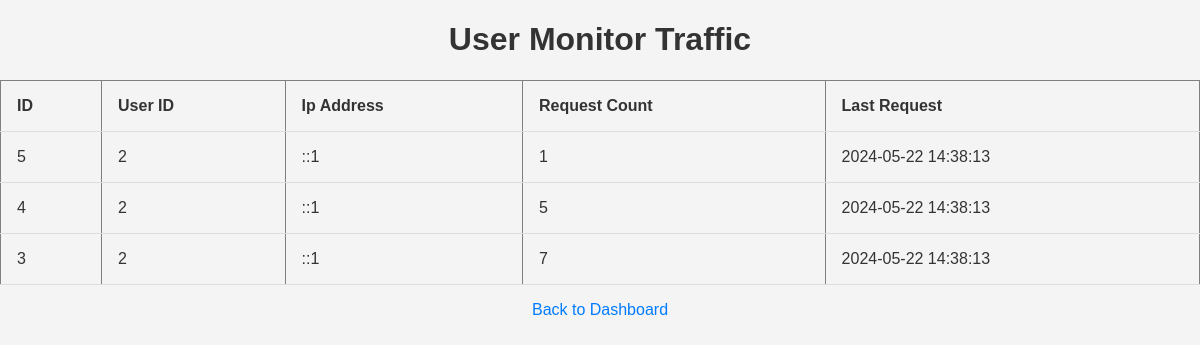
Page /admin_monitor_traffic.php (signed in) on the committed database.
### tables this page shows
CREATE TABLE `traffic_monitor` (
  `id` int(11) NOT NULL AUTO_INCREMENT,
  `user_id` int(11) DEFAULT NULL,
  `ip_address` varchar(45) NOT NULL,
  `request_count` int(11) DEFAULT 1,
  `last_request` timestamp NOT NULL DEFAULT current_timestamp() ON UPDATE current_timestamp(),
  PRIMARY KEY (`id`)
);

### admin_monitor_traffic.php (the view, shortened to what this page needs)
<?php
require_once 'connection.php';
$sql = "SELECT traffic_monitor.id, traffic_monitor.user_id, traffic_monitor.ip_address, traffic_monitor.request_count, traffic_monitor.last_request
        FROM traffic_monitor
        JOIN users ON traffic_monitor.user_id = users.id
        ORDER BY traffic_monitor.last_request DESC";
$result = $conn->query($sql);
?>
<!DOCTYPE html>
<html lang="en">
<head>
    <link rel="stylesheet" href="css/styles.css">
</head>
<body>
    <h1>User Monitor Traffic</h1>
    <table border="1">
        <thead>
            <tr>
                <th>ID</th>
                <th>User ID</th>
                <th>Ip Address</th>
                <th>Request Count</th>
                <th>Last Request</th>
            </tr>
        </thead>
        <tbody>
            <?php
            if ($result->num_rows > 0) {
                while ($row = $result->fetch_assoc()) {
                    echo "<tr>";
                    echo "<td>" . htmlspecialchars($row['id']) . "</td>";
                    echo "<td>" . htmlspecialchars($row['user_id']) . "</td>";
                    echo "<td>" . htmlspecialchars($row['ip_address']) . "</td>";
                    echo "<td>" . htmlspecialchars($row['request_count']) . "</td>";
                    echo "<td>" . htmlspecialchars($row['last_request']) . "</td>";
                    echo "</tr>";
                }
            } else {
                echo "<tr><td colspan='7'>No monitor traffic found.</td></tr>";
            }
            ?>
        </tbody>
    </table>
    <a href="admin_dashboard.php">Back to Dashboard</a>
</body>
</html>

### css/styles.css (style rules this page uses)
body { font-family: Arial, sans-serif; margin: 0; padding: 0; background-color: #f4f4f4; color: #333; }
h1, h2 { text-align: center; }
table { width: 100%; margin: 1em 0; border-collapse: collapse; }
th, td { padding: 1em; border-bottom: 1px solid #ddd; text-align: left; }
a { display: block; margin: 1em 0; text-align: center; color: #007bff; text-decoration: none; }

### rows in the picture
traffic_monitor: id "5", user "2", ip_address "::1", request_count "1", last_request "2024-05-22 14:38:13"
traffic_monitor: id "4", user "2", ip_address "::1", request_count "5", last_request "2024-05-22 14:38:13"
traffic_monitor: id "3", user "2", ip_address "::1", request_count "7", last_request "2024-05-22 14:38:13"
